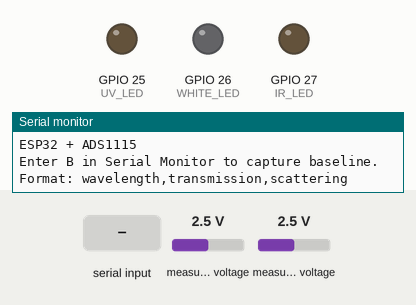
Recording of a sketch running on a simulated ESP32. Shown: output pins drawn as LEDs (lit = HIGH), the last lines printed to the serial monitor. Inputs (shaded band) come from the test bench; at power-on: measured voltage 2.5 V.

Above: at 0.1 s.
1.3 s: "B" received over Serial
At 2.3 s:
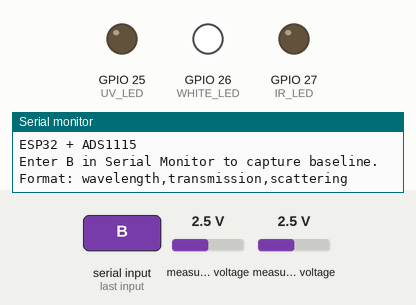
At 5.7 s:
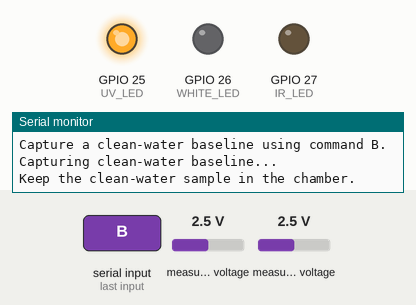
Timing chart, 0 to 15.1 s (numbered marks = the images above; inputs shaded):
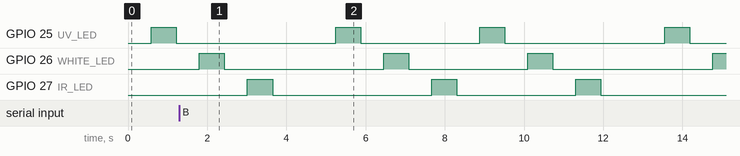

The sketch:

microplastic_detection.ino
```cpp
#include <Wire.h>
#include <Adafruit_ADS1X15.h>

// Microplastic Optical Sensor
// ESP32 + ADS1115 + UV/White/IR LEDs
// No TinyML used

Adafruit_ADS1115 ads;

// LED pins
const int UV_LED    = 25;
const int WHITE_LED = 26;
const int IR_LED    = 27;

// ADS1115 channels
// A0 = Transmission photodiode amplifier output
// A1 = Scattering photodiode amplifier output
const int PD_TRANSMISSION = 0;
const int PD_SCATTERING   = 1;

const int NUM_SAMPLES = 20;
const int SETTLE_TIME_MS = 100;

struct OpticalReading {
  float transmission;
  float scattering;
};

struct Baseline {
  OpticalReading uv;
  OpticalReading white;
  OpticalReading ir;
  bool valid = false;
};

Baseline cleanWater;

float readChannelAverage(int channel) {
  long total = 0;

  for (int i = 0; i < NUM_SAMPLES; i++) {
    total += ads.readADC_SingleEnded(channel);
    delay(5);
  }

  return (float)total / NUM_SAMPLES;
}

OpticalReading measureLED(int ledPin) {
  // Ensure only one LED is active
  digitalWrite(UV_LED, LOW);
  digitalWrite(WHITE_LED, LOW);
  digitalWrite(IR_LED, LOW);

  delay(50);

  // Take dark readings
  float darkT = readChannelAverage(PD_TRANSMISSION);
  float darkS = readChannelAverage(PD_SCATTERING);

  digitalWrite(ledPin, HIGH);
  delay(SETTLE_TIME_MS);

  float lightT = readChannelAverage(PD_TRANSMISSION);
  float lightS = readChannelAverage(PD_SCATTERING);

  digitalWrite(ledPin, LOW);

  OpticalReading result;
  result.transmission = lightT - darkT;
  result.scattering = lightS - darkS;

  return result;
}

void printReading(const char* name, OpticalReading r) {
  Serial.print(name);
  Serial.print(",");
  Serial.print(r.transmission, 2);
  Serial.print(",");
  Serial.println(r.scattering, 2);
}

void captureBaseline() {
  Serial.println("Capturing clean-water baseline...");
  Serial.println("Keep the clean-water sample in the chamber.");

  cleanWater.uv = measureLED(UV_LED);
  cleanWater.white = measureLED(WHITE_LED);
  cleanWater.ir = measureLED(IR_LED);
  cleanWater.valid = true;

  Serial.println("Baseline saved in RAM.");
}

void printDifference(const char* name,
                     OpticalReading current,
                     OpticalReading reference) {
  Serial.print(name);
  Serial.print("_delta_T,");
  Serial.println(current.transmission - reference.transmission, 2);

  Serial.print(name);
  Serial.print("_delta_S,");
  Serial.println(current.scattering - reference.scattering, 2);
}

void setup() {
  Serial.begin(115200);
  Wire.begin();

  pinMode(UV_LED, OUTPUT);
  pinMode(WHITE_LED, OUTPUT);
  pinMode(IR_LED, OUTPUT);

  digitalWrite(UV_LED, LOW);
  digitalWrite(WHITE_LED, LOW);
  digitalWrite(IR_LED, LOW);

  if (!ads.begin()) {
    Serial.println("ERROR: ADS1115 not detected.");
    Serial.println("Check SDA, SCL, VCC, GND and I2C wiring.");

    while (true) {
      delay(1000);
    }
  }

  // ADS1115 input range: +/-4.096 V
  ads.setGain(GAIN_ONE);

  Serial.println("Microplastic Optical Sensor Started");
  Serial.println("ESP32 + ADS1115");
  Serial.println("Enter B in Serial Monitor to capture baseline.");
  Serial.println("Format: wavelength,transmission,scattering");
}

void loop() {
  if (Serial.available()) {
    char command = Serial.read();

    if (command == 'B' || command == 'b') {
      captureBaseline();
    }
  }

  OpticalReading uv = measureLED(UV_LED);
  OpticalReading white = measureLED(WHITE_LED);
  OpticalReading ir = measureLED(IR_LED);

  Serial.println();
  Serial.println("--- Optical Sensor Readings ---");
  Serial.println("Channel,Transmission,Scattering");

  printReading("UV", uv);
  printReading("WHITE", white);
  printReading("IR", ir);

  if (cleanWater.valid) {
    Serial.println("--- Difference From Baseline ---");

    printDifference("UV", uv, cleanWater.uv);
    printDifference("WHITE", white, cleanWater.white);
    printDifference("IR", ir, cleanWater.ir);

    Serial.println(
      "NOTE: Differences indicate optical changes, "
      "not confirmed microplastic detection."
    );
  } else {
    Serial.println(
      "Capture a clean-water baseline using command B."
    );
  }

  delay(1000);
}
```
